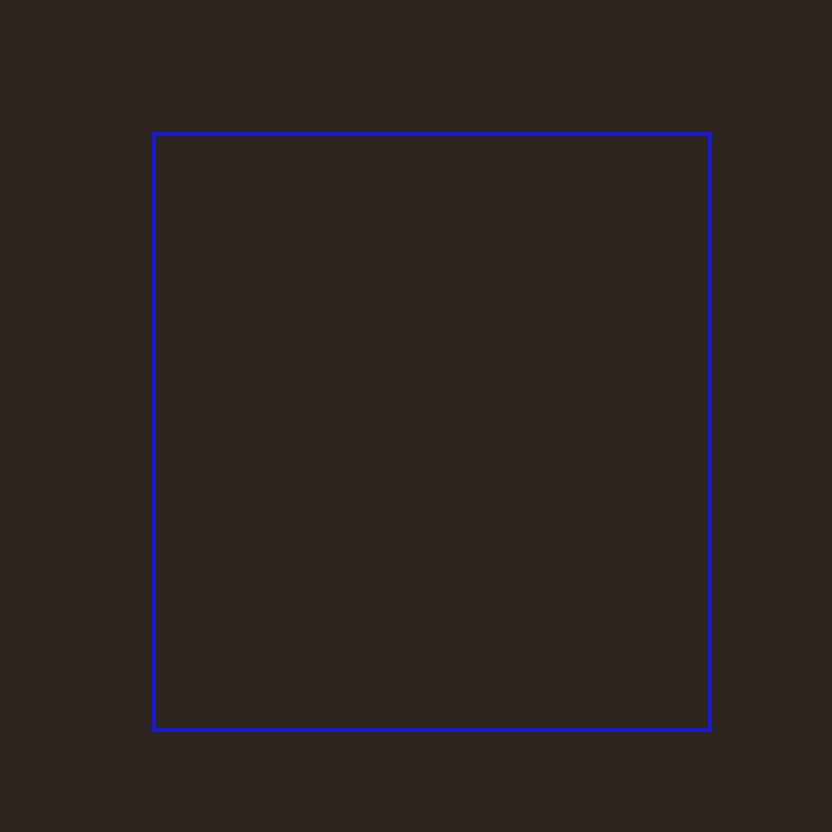

Rendered tile map (Tiled .tmx) drawn with the repository's tilesets; below, a short description and the map source with its tile grids summarised:
An orthogonal 26x26 tile map with 32x32 px tiles, 1 tile layer (Background) and 5 objects (Piece).

<map version="1.0" orientation="orthogonal" width="26" height="26" tilewidth="32" tileheight="32">
 <tileset firstgid="1" name="tiles1" tilewidth="32" tileheight="32">
  <image source="textures/GameAtlas.png" width="160" height="160" />
 </tileset>
 <layer name="Background" width="26" height="26">
  <data>[676 cells, 676 non-empty, 9 distinct tile ids]</data>
 </layer>
 <objectgroup name="Game" width="26" height="26">
  <object name="Piece" x="429" y="457">
   <properties>
    <property name="Class" value="Piece" />
   </properties>
  </object>
 </objectgroup>
 <objectgroup name="Colliders" width="26" height="26">
  <object x="-33" y="99" width="926" height="36" />
  <object x="1" y="728" width="831" height="4" />
  <object x="154" y="136" width="3" height="588" />
  <object x="707" y="136" width="3" height="587" />
 </objectgroup>
</map>
